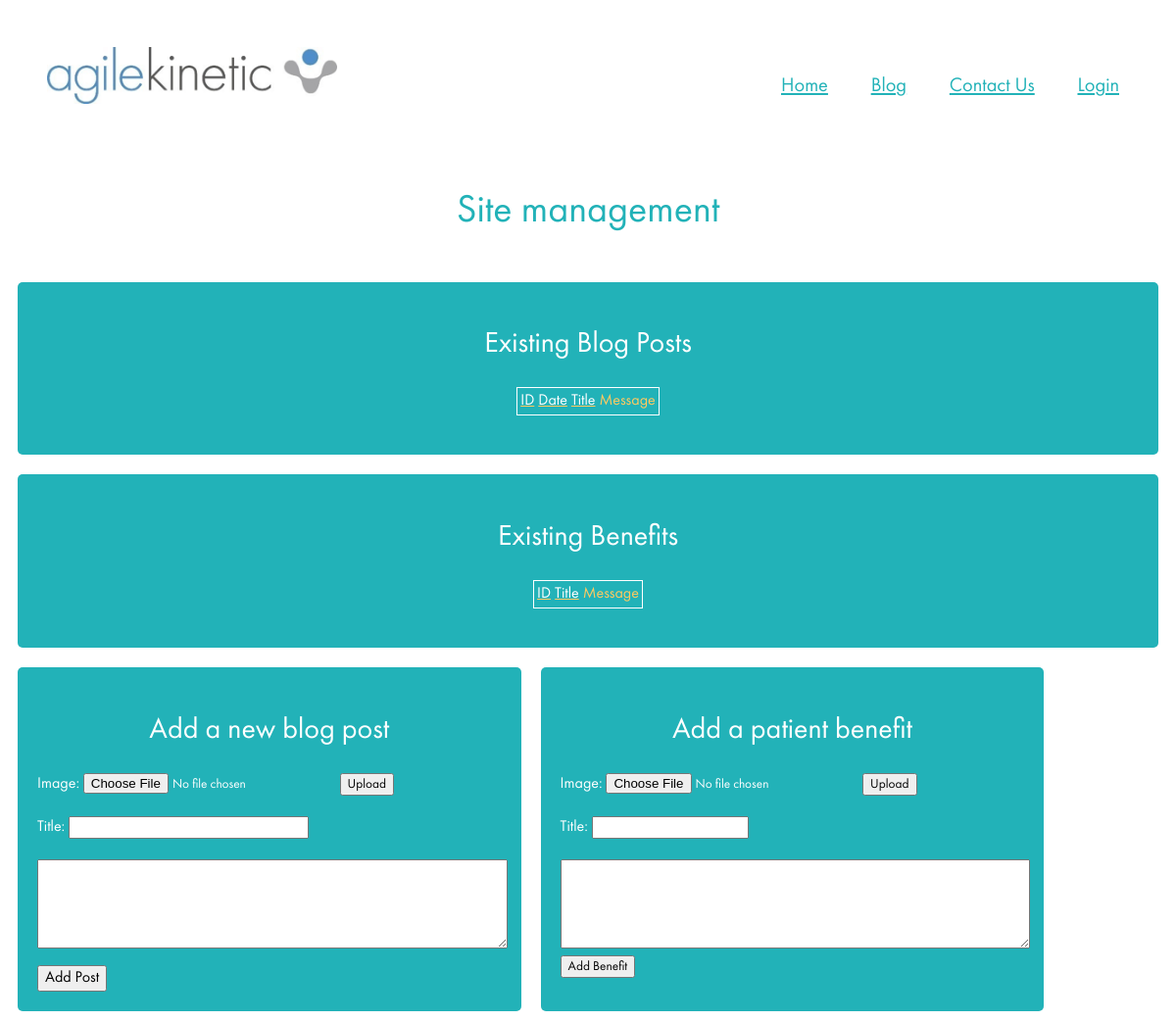
The app's page /blog/management, older data.
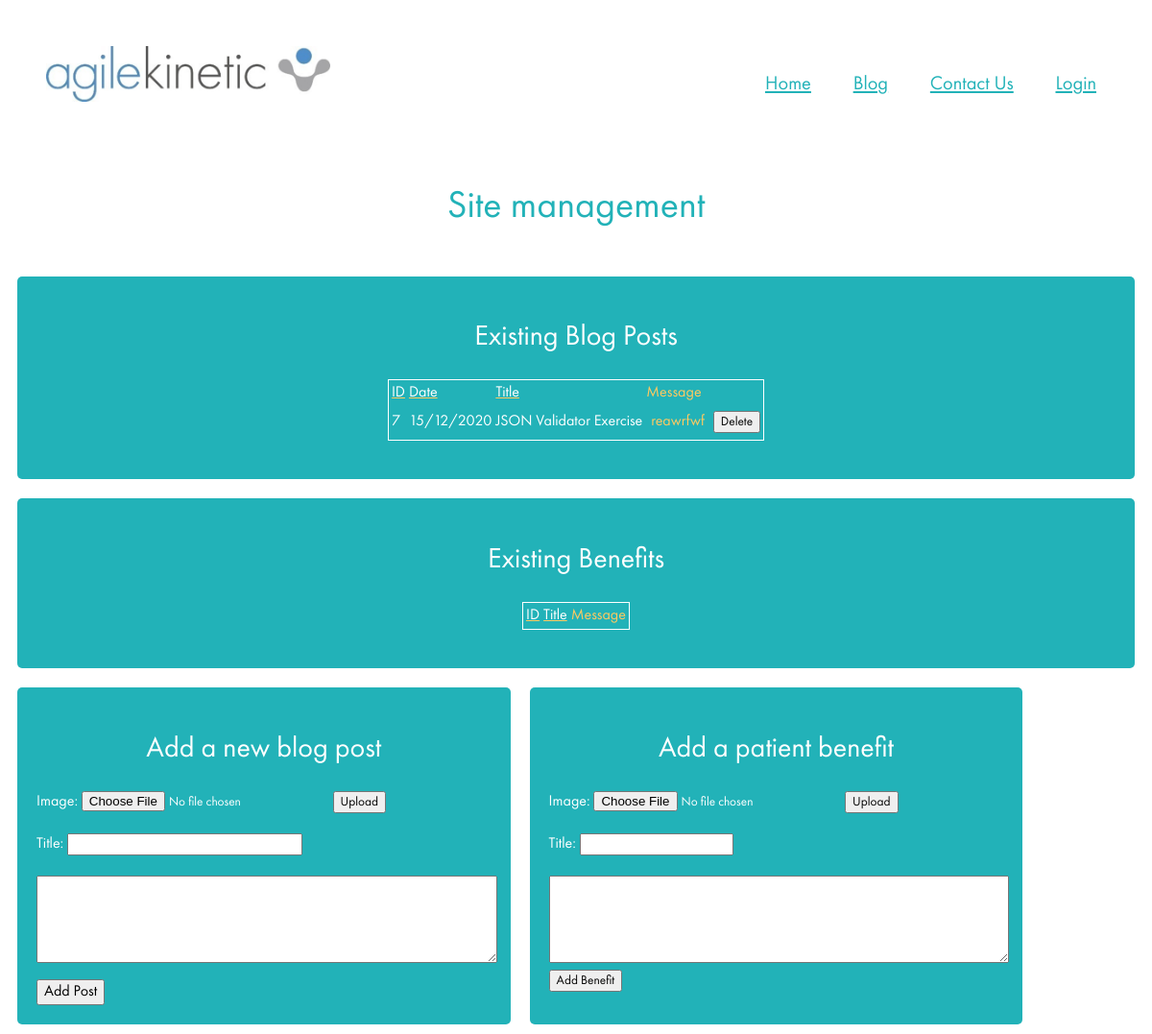
The same page, newer data.
### tables this page shows
CREATE TABLE 'tblBlogPosts' (
	"id"	INTEGER PRIMARY KEY AUTOINCREMENT,
	"date"	TEXT,
	"title"	TEXT,
	"message"	TEXT,
	"image"	TEXT
);

### server.py (the view)
@app.route("/blog/management", methods = ['POST','GET'])
def blogPosts():
    if request.method =='GET':
        return render_template('blogManagement.html', data=getBlogPosts(), benData = getBenefit())

### server.py (called while the page is built)
def getBlogPosts():
    connection = sqlite3.connect(DATABASE)
    cursor = connection.cursor()
    query = "SELECT * FROM tblBlogPosts"
    cursor.execute(query)
    data = cursor.fetchall()
    connection.close()
    return data

@app.route('/benefit/return', methods = ['GET'])
def getBenefit():
    connection = sqlite3.connect(DATABASE)
    cursor = connection.cursor()
    query = "SELECT * FROM tblBenefits"
    cursor.execute(query)
    benData = cursor.fetchall()
    connection.close()
    return benData

### templates/blogManagement.html (shortened to what this page needs)
<!DOCTYPE html>
<html lang="en" dir="ltr">
  <head>
    <link href="/static/fonts/futura-pt-book/stylesheet.css" rel="stylesheet">
  </head>
  <header>
    <div id="nav-placeholder"></div>
    <div id="titleBar">
      <h1>Site management</h1>
  </header>
    <body>
      <div id="site-management-bock-container">
        <div id="existingPosts" class="widget"  class="site-block">
          <h2 class="block-item">Existing Blog Posts</h2>
          {%block mainBlock%}
          <table class="block-item">
             <thead>
                <td class="existing-title">ID</td>
                <td class="existing-title">Date</td>
                <td class="existing-title">Title</td>
                <td id="messageColumn">Message</td>
             </thead>
             {% for row in data %}
                <tr>
                  <td>{{row[0]}}</td>
                  <td>{{row[1]}}</td>
                  <td>{{row[2]}}</td>
                  <td class="dynamic-message">{{row[3]}}</td>
                  <td><button type="button" onclick="return deletePost({{row[0]}})">Delete</button></td>
                </tr>
             {% endfor %}
          </table>
          {%endblock%}
        </div>
        <div id="existingBenefit" class="widget" class="site-block">
          <h2 class="block-item">Existing Benefits</h2>
          {%block benefitBlock%}
            <table class="block-item">
               <thead>
                  <td class="existing-title">ID</td>
                  <td class="existing-title">Title</td>
                  <td id="messageColumn">Message</td>
               </thead>
            </table>
          {%endblock%}
        </div>
        <div id="newBlogPost" class="widget" >
          <h2 class="block-item">Add a new blog post</h2>
          <form id="uploadImage"  method=post enctype=multipart/form-data class="block-item">
            <label>Image: </label>
            <input type=file name=file id="fileInput">
            <button id="uploadFileButton" type="button">Upload</button>
          </form>
          <form id='addBlogPost' onsubmit="return loadPost()" class="block-item">
            <br><label>Title: <input type = "text" name = "title" id="titleInput"><br></label><br>
            <textarea name="message" rows="5" cols="65" class="block-item"></textarea><br>
            <button id="addPostButton" type = "submit"> Add Post </button>
          </form>
        </div>
        <div id="newBenefit" class="widget">
          <h2 class="block-item">Add a patient benefit </h2>
          <form id="benefitImageUpload" method=post enctype=multipart/form-data class="block-item">
            <label>Image: </label>
            <input type=file name=file id="benefitInput">
            <button id="benefitUploadFileButton" type="button">Upload</button>
          </form>
          <form id='addBenefit' onsubmit="return sendBenefit()" class="block-item">
            <br><label>Title: <input type = "text" name = "benefitTitle" id="benefitTitleInput"><br></label><br>
            <textarea name="benefitMessage" rows="5" cols="65" class="block-item"></textarea><br>
            <button id="addBenefitPostButton" type = "submit"> Add Benefit </button>
          </form>
        </div>
  </div>
  </body>
</html>

### templates/blogManagement.html (style rules this page uses)
#titleBar { text-align: center; color: #22B2B8; padding: 10px; font-size: 20px; }
#site-management-bock-container { display: flex; flex-wrap: wrap; }
#existingPosts, #existingBenefit { width: 100%; }
.block-item { margin-left: auto; margin-right: auto; }
.existing-title { text-decoration: underline #FFCA60; }
.dynamic-message { word-wrap: break-word; color: #FFCA60 ; padding: 6px; margin-top: 3px; }
.widget { background-color: #22B2B8; border-radius: 5px; margin: 10px; width:auto; color: white; padding: 20px; }
#addPostButton { font-size: 16px; margin-top: 10px; }
#titleInput { width: 50%; }
h2 { font-size: 2.5vw; text-align: center; }
#existingPosts { vertical-align:top; max-width: 100%; }
#messageColumn { color: #FFCA60; }
table { border: 1px solid white; }
table { margin-left: 20px; margin-right: 20px; margin-bottom: 20px; }
#newBenefit, #newBlogPost { width: 40%; justify-content: space-between; }
textarea { width: 100%; }

Row changes from the older to the newer data that the page shows:
added tblBlogPosts: id "7", date "15/12/2020", title "JSON Validator Exercise", message "reawrfwf"
